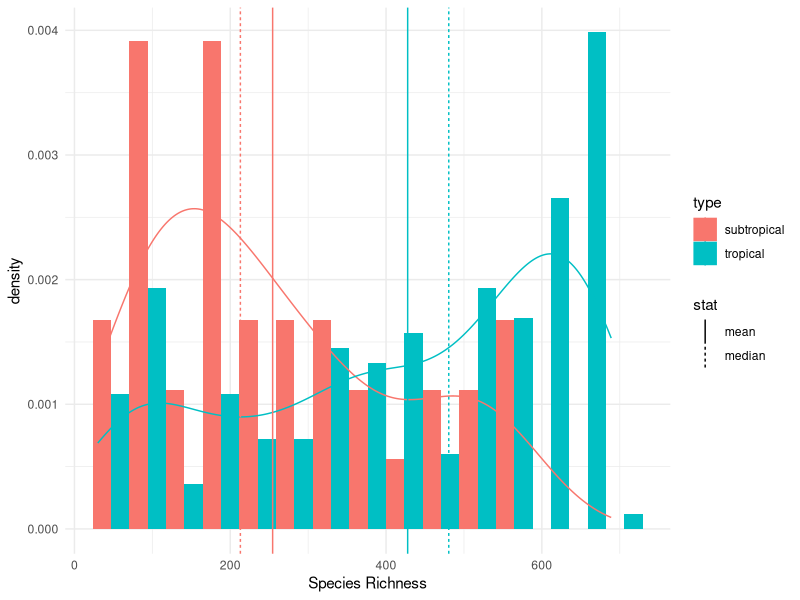
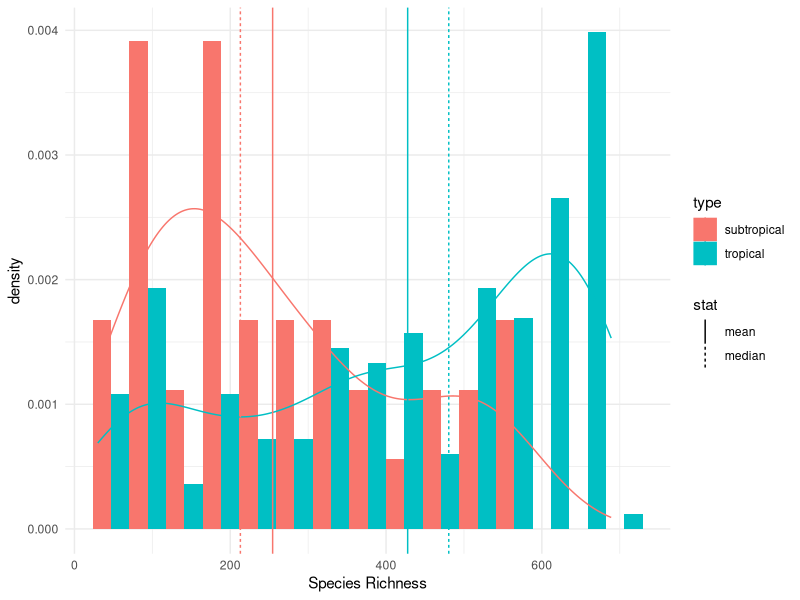
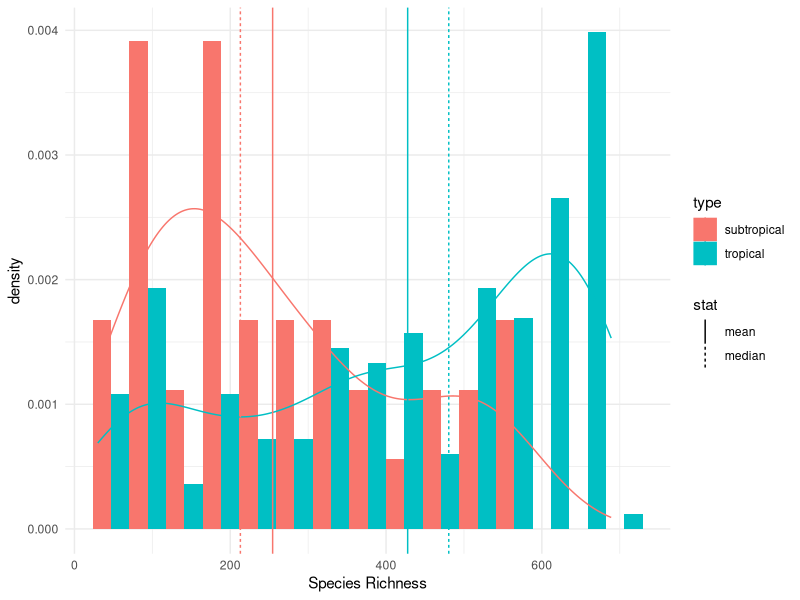
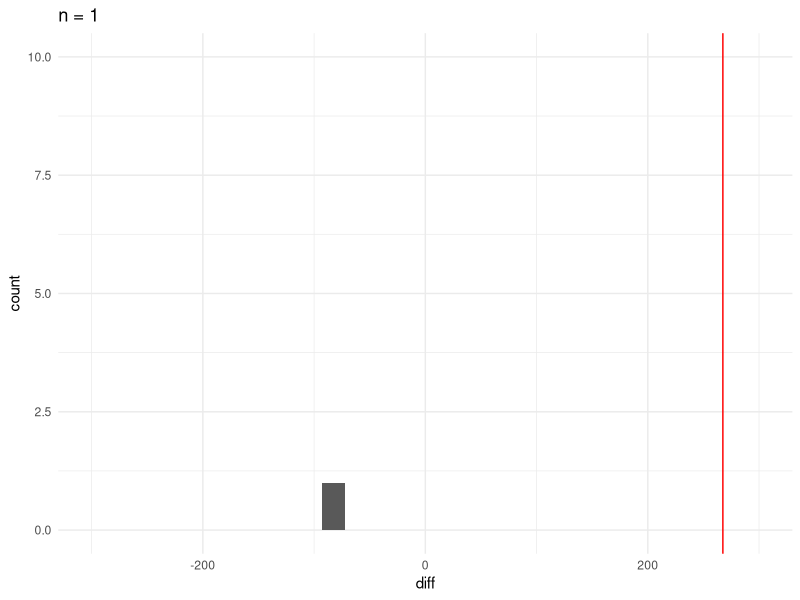
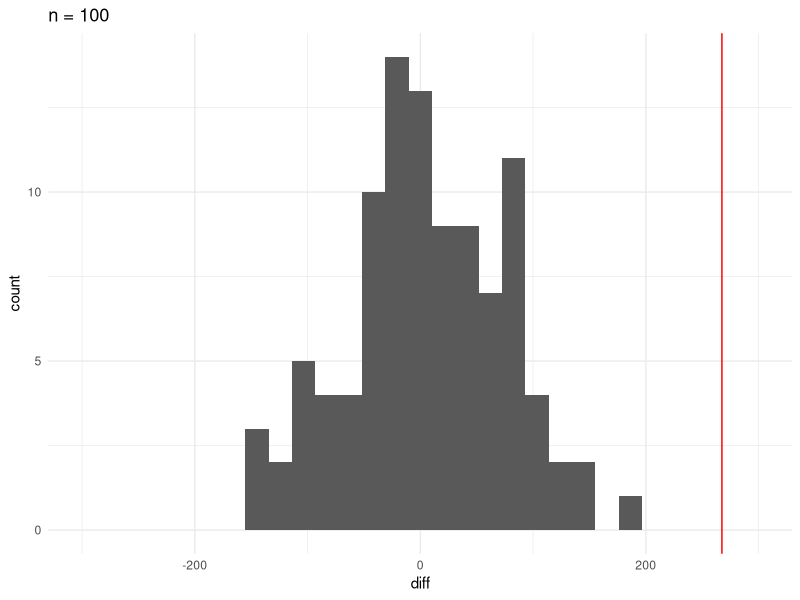
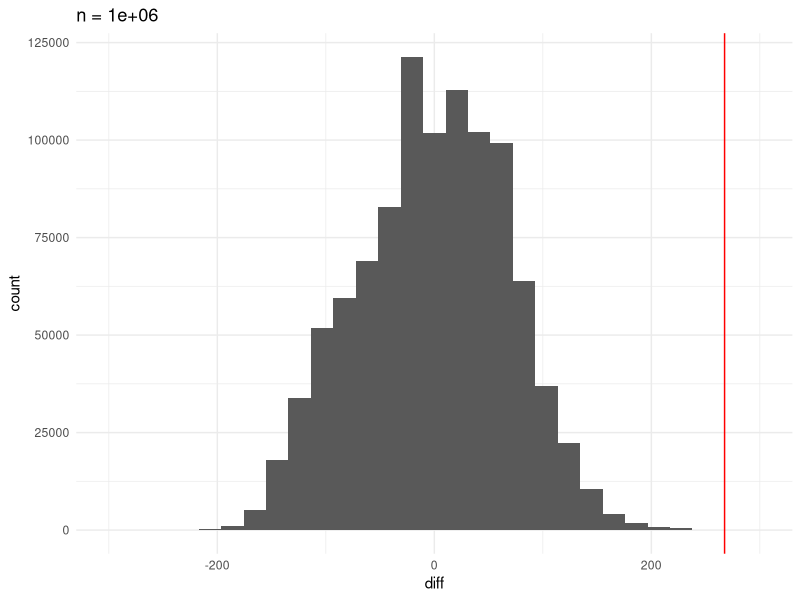
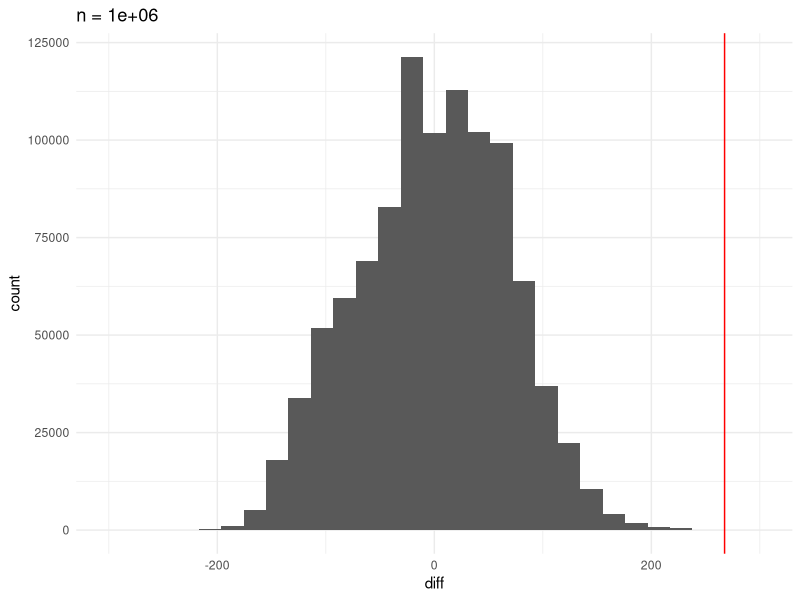
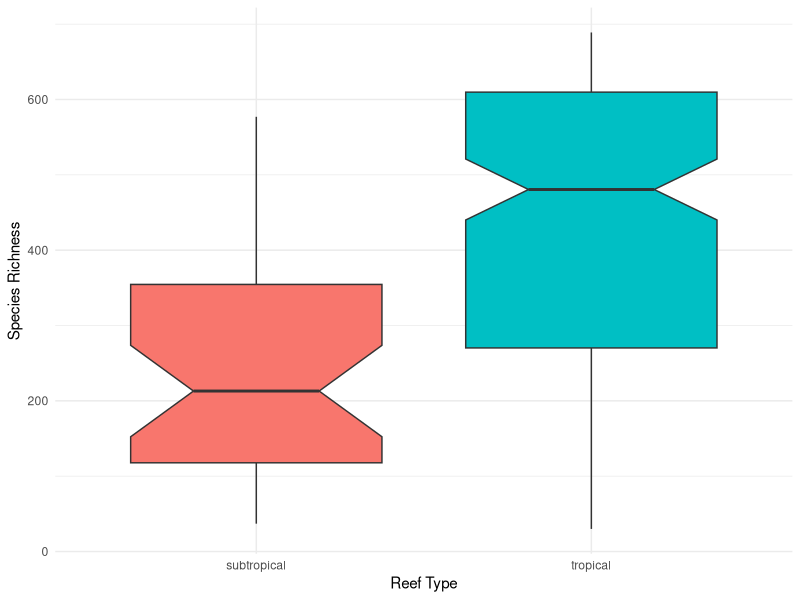

The R source for these figures, in order: (Note: this script raises an error after producing the figures.)
## ---- chunk 1
# knitr::opts_chunk$set(echo = FALSE)
knitr::opts_chunk$set(fig.width=7, fig.height=7, collapse = TRUE, comment = "##", dev="png", error=TRUE, warning = FALSE, message = FALSE)
library(RColorBrewer)
library(ggplot2)
library(gridExtra)
cols = brewer.pal(8, "Set1")
set.seed(37)
## ---- chunk 2
library(ggplot2)
fish = read.csv("../unit_1/data/coral_fish.csv")
ablines = data.frame(
	value = c(tapply(fish$richness, fish$type, mean), 
			  tapply(fish$richness, fish$type, median)),
	stat = rep(c("mean", "median"), each = 2),
	type = rep(c("subtropical", "tropical"), 2))
pl = ggplot(fish, aes(x = richness, fill = type)) + 
	geom_histogram(aes(y = ..density..), position = "dodge", bins = 15) + 
	geom_density(aes(col = type), fill = "00000000") + 
	xlab("Species Richness") + theme_minimal() + 
	geom_vline(data = ablines, aes(xintercept = value, color = type, linetype = stat))
pl
## ---- chunk 3
pl
## ---- chunk 4
# randomly shuffle the order of the grouping variable
type_shuffle = sample(fish$type)
head(cbind(fish, type_shuffle), 12)
## ---- chunk 5
pl
## ---- chunk 6
compute_diff = function(richness, groups) {
	med_trop = median(richness[groups == "tropical"])
	med_sub = median(richness[groups == "subtropical"])
	return(med_trop - med_sub)
}
compute_diff(fish$richness, type_shuffle)

# compare to non-shuffled
compute_diff(fish$richness, fish$type)
## ---- chunk 7
xmax = 300
ymax = 1300
stat = data.frame(diff = compute_diff(fish$richness, type_shuffle))
pl2 = ggplot(stat, aes(x = diff)) + geom_histogram() + xlim(c(-xmax, xmax)) + ylim(c(0, 10)) + 
	geom_vline(xintercept = compute_diff(fish$richness, fish$type), col = "red") + 
	theme_minimal() + ggtitle("n = 1")
pl2
## ---- chunk 8
n = 100 # number of repeats
# make an empty numeric vector to store the results
results = numeric(n)

# repeat n times
for(i in 1:n) {
	# shuffle the groups
	type_shuffle = sample(fish$type)
	# compute and save the test statistic
	results[i] = compute_diff(fish$richness, type_shuffle)
}
## ---- chunk 9
stat = data.frame(diff = results)
pl2 = ggplot(stat, aes(x = diff)) + geom_histogram() + xlim(c(-xmax, xmax)) + 
	geom_vline(xintercept = compute_diff(fish$richness, fish$type), col = "red") + 
	theme_minimal() + ggtitle(paste0("n = ", n))
pl2
## ---- chunk 10
n = 1e6 # number of repeats
# make an empty numeric vector to store the results
results = numeric(n)

# repeat n times
for(i in 1:n) {
	# shuffle the groups
	type_shuffle = sample(fish$type)
	# compute and save the test statistic
	results[i] = compute_diff(fish$richness, type_shuffle)
}
## ---- chunk 11
stat = data.frame(diff = results)
pl2 = ggplot(stat, aes(x = diff)) + geom_histogram() + xlim(c(-xmax, xmax)) + 
	geom_vline(xintercept = compute_diff(fish$richness, fish$type), col = "red") + 
	theme_minimal() + ggtitle(paste0("n = ", n))
pl2
## ---- chunk 12
# the real difference observed in my sample
(samp_diff = compute_diff(fish$richness, fish$type))

# the frequency: how many times were my sims as or more extreme?
(freq = sum(abs(results) >= samp_diff)) 
freq / length(results) ## the p-value
## ---- chunk 13
pl2
## ---- chunk 14
fish_meds = data.frame(richness = tapply(fish$richness, fish$type, median), 
				 type = c("subtropical", "tropical"), 
				 lower = c(113, 313), upper = c(380, 580))

pl3 = ggplot(fish, aes(x = type, y = richness, fill = type)) + 
	geom_boxplot(notch = TRUE, show.legend = FALSE) + theme_minimal() + xlab("Reef Type") + 
	ylab("Species Richness")
pl3
## ---- chunk 15

(pl4 = ggplot(fish[fish$type == "subtropical",], aes(x = richness, fill = type)) + 
	geom_histogram(binwidth = 40) + theme_minimal() + 
	xlab("Species Richness"))
## ---- chunk 16
fish_resampled = fish[sample(which(fish$type == "subtropical"), 1e4, replace = TRUE),]

pl5 = ggplot(fish_resampled, aes(x = richness, fill = type)) + 
	geom_histogram(binwidth = 40) + theme_minimal() + 
	xlab("Population Species Richness") + ylim(0,2000)
grid.arrange(pl4 + ylim(0,50), pl5, nrow=2)
## ---- chunk 17
fish_resampled = fish[sample(which(fish$type == "subtropical"), 1e4, replace = TRUE),]
grid.arrange(pl4 + ylim(0,50), pl5, nrow=2)
## ---- chunk 18
fish_subtropical = subset(fish, type == "subtropical")

# generates a new "simulated" sample
new_sample = sample(fish_subtropical$richness, 
					nrow(fish_subtropical), 
					replace = TRUE)

c(median(new_sample),
	median(fish_subtropical$richness))
## ---- chunk 19
grid.arrange(pl4 + ylim(0,50), pl5, nrow=2)
## ---- chunk 20
n = 10000
# one column for tropical medians, one for subtropical
# initially fill with NA values, but warn R that the matrix will take numbers
bs_medians = matrix(as.numeric(NA), ncol = 2, nrow=n)
colnames(bs_medians) = c("subtropical", "tropical")

# split the data frame, for clarity
fish_st = subset(fish, type == "subtropical")
fish_t = subset(fish, type == "tropical")

for(i in 1:n) {
	bs_medians[i, 1] = median(sample(fish_st$richness, 
			nrow(fish_st), replace = TRUE))
	bs_medians[i, 2] = median(sample(fish_t$richness, 
			nrow(fish_t), replace = TRUE))
}
## ---- chunk 21
library(reshape2)
bs_med_df = melt(bs_medians)[,2:3]
colnames(bs_med_df) = c("type", "richness")
(pl_bs = ggplot(bs_med_df, aes(x = richness, fill = type)) + 
		geom_histogram(binwidth = 20, alpha = 0.8) + 
	theme_minimal() + geom_vline(data = fish_meds, aes(xintercept = richness)))
## ---- chunk 22
	(cis = apply(bs_medians, 2, quantile, c(0.025, 0.975)))
## ---- chunk 23
pl_bs + geom_vline(xintercept = cis, linetype = 2)
## ---- chunk 24
tools = data.frame(
  culture = c("Malekula", "Tikopia", "Santa Cruz", "Yap", "Lau Fiji", 
              'Trobriand', 'Chuuk', 'Manus', 'Tonga', 'Hawaii'), 
  tool_types = c(13,22,24,43,33,19,40,28,55,71),
  population = c(1100, 1500, 3600, 4791, 7400, 8000, 9200, 13000, 17500, 275000),
  contact = factor(c("lo", "lo", "lo", "hi", "hi", "hi", "hi", "lo", "hi", "lo")),
  age_ky = c(0.5, 0.7, 3.3, 1, 3.5, 3.3, 2.2, 3, 2.9, 1.1)  ## wild guesses from instructor :-)
)
scale = scale_x_continuous(trans='log', 
						   labels = c("1000", "10000", "100000"), minor_breaks = 
					   	c(seq(1e3, 1e4, length.out=10), seq(1e4, 1e5, length.out=10),
					   	  seq(1e5, 1e6, length.out = 10)),
					   breaks = c(1000, 10000, 100000))

pl_tools = ggplot(tools, aes(x=population, y=tool_types, col = contact)) + 
	geom_point(size=5) + theme_minimal() + scale + ylim(c(10,75)) + 
	ylab("Number of tool types") + xlab("Population Size") 

## ---- chunk 25
head(tools)
pl_tools
## ---- chunk 26
pl_tools
## ---- chunk 27
tool_model = glm(tool_types ~ contact + population, 
				 data = tools, family = poisson)
anova(tool_model, test = "Chisq")

## ---- chunk 28
cidat = data.frame(
	population = rep(seq(min(tools$population), 
					 max(tools$population), length.out = 1000), 2),
	contact = rep(c('lo', 'hi'), each = 1000))
preds = data.frame(predict(tool_model, newdata = cidat, se.fit = TRUE))
preds$lower = exp(preds$fit - preds$se.fit * 1.96)
preds$upper = exp(preds$fit + preds$se.fit * 1.96)
preds$expect = exp(preds$fit)
cidat = cbind(cidat, preds)


ggplot() +  ylim(c(10,75)) + 
	geom_ribbon(data = cidat, aes(x = population, ymin = lower, 
				ymax = upper, fill = contact), alpha = 0.3) + 
	geom_line(data = cidat, aes(x = population, y = expect, color = contact)) + 
	geom_point(data = tools, aes(x=population, y=tool_types, col = contact), 
			   size=5) + theme_minimal() + scale + 
	ylab("Number of tool types") + xlab("Population Size") 

## ---- chunk 29
set.seed(123)
x1 = rnorm(100)
pr = plogis(0.7 - 0.9 * x1)
xx = seq(-4, 4, length.out=100)
yy = plogis(0.7 - 0.9*xx)

dat = data.frame(x = x1, y = rbeta(plogis(x1), 50*pr, 50*(1-pr)))
plot(y~x, data=dat, xlab = "Standardized winter snow cover", 
     ylab = "Proportion plant cover", pch=16, bty='n', xlim=c(-4, 4), ylim=c(-0.2, 1.4), yaxp=c(-0.2, 1.4, 8))
mod = lm(y ~ x, data = dat)
abline(mod)
xn = c(-3.5, 3.9)
yn = predict(mod, newdata=data.frame(x=xn))
points(xn, yn, pch=16, col=cols[1])
abline(h = yn, lty=2)
lines(xx, yy, col=cols[1], lty=1, lwd=1.5)
legend("right", legend=c("True relationship", "LM"), col=c(cols[1], "black"), 
	   lty=1, bty='n', cex=0.8)
y = dat$y

## ---- chunk 30
	c(true_mean = mean(y),
	  trans_y = exp(mean(log(y))),
	  glm = exp(log(mean(y))))
## ---- chunk 31
plot(y~x, data=dat, xlab = "Standardized winter snow cover", 
     ylab = "Proportion plant cover", pch=16, bty='n', xlim=c(-4, 4), ylim=c(-0.2, 1.4), yaxp=c(-0.2, 1.4, 8))
abline(mod)
xn = c(-3.5, 3.9)
yn = predict(mod, newdata=data.frame(x=xn))
points(xn, yn, pch=16, col=cols[1])
abline(h = yn, lty=2)
lines(xx, yy, col=cols[1], lty=1, lwd=1.5)

mod2 = lm(y ~ plogis(x), data = dat)
yy2 = plogis(coef(mod2)[1] + coef(mod2)[2]*xx)
lines(xx, yy2, col=cols[2], lty=1, lwd=2.5)

legend("right", legend=c("True relationship", "LM", "LM: transform y"), 
	   col=c(cols[1], "black", cols[2]), 
	   lty=1, bty='n', cex=0.8)
